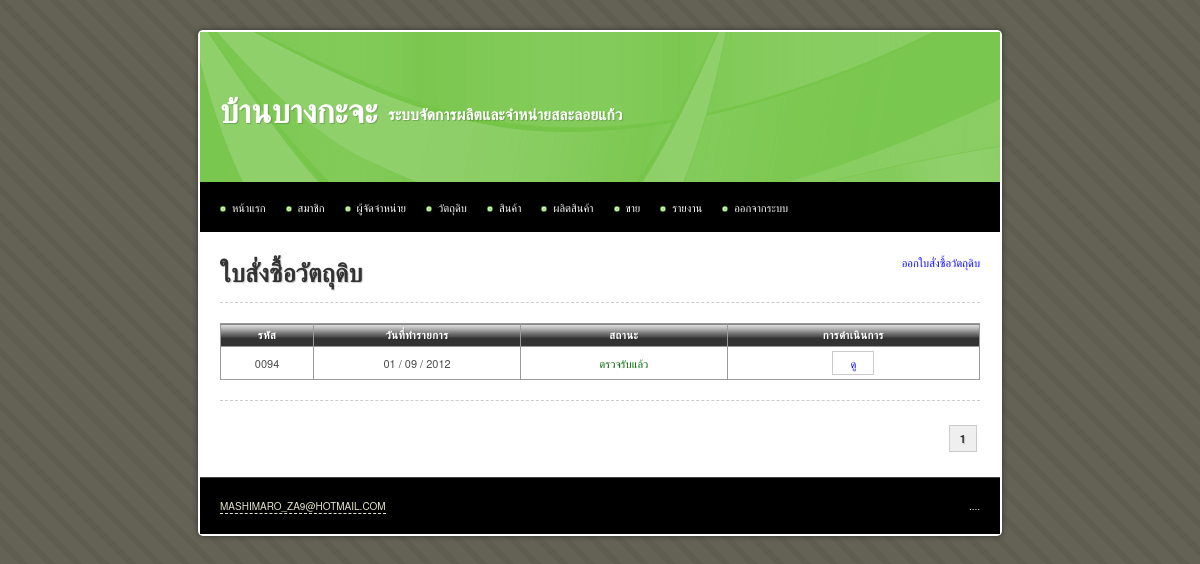
Page /main/material_order.php (signed in) on the earlier database version.
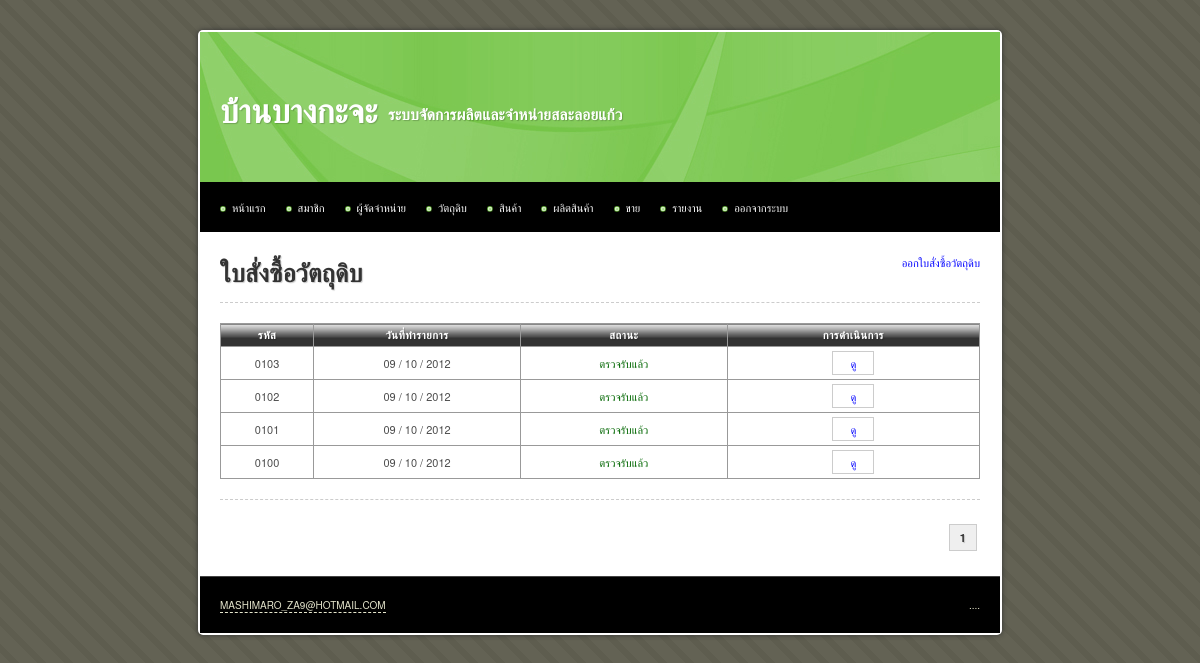
Same page on the later database version.
### tables this page shows
CREATE TABLE IF NOT EXISTS `material_order` (
  `id` int(10) unsigned NOT NULL AUTO_INCREMENT,
  `description` text,
  `date_create` date NOT NULL,
  `is_approve` tinyint(4) NOT NULL DEFAULT '0' COMMENT '0 = ยังไม่ได้ตรวจรับ, 1 = ตรวจรับแล้ว',
  PRIMARY KEY (`id`)
);

### iic_tools/helpers/iic_utilities_helper.php (called while the page is built, shortened)
<?php
function change_date_format($date, $old_separator = "-", $old_format = 'y-m-d', $new_separator = " / ", $new_format = "d-m-y")
{
	@list($_old_format_path1, $_old_format_path2, $_old_format_path3) = explode('-', $old_format);
	@list($_date_path[$_old_format_path1], $_date_path[$_old_format_path2], $_date_path[$_old_format_path3]) = explode($old_separator, $date);
	@list($_new_format_path1, $_new_format_path2, $_new_format_path3) = explode('-', $new_format);
	$_new_date = $_date_path[$_new_format_path1].$new_separator.$_date_path[$_new_format_path2].$new_separator.$_date_path[$_new_format_path3];
	return $_new_date;
}
function zero_fill($length, $data)
{
	while(strlen($data) < $length)
	{
		$data = '0'.$data;
	}
	return $data;
}

### main/material_order.php (the view, shortened to what this page needs)
<?php
$sql		= 'SELECT * FROM material_order';
$query		= mysql_query($sql) or die(mysql_error());
$total_rows = mysql_num_rows($query);
$rows_per_page = 10;
$limit_start = ($_GET['page'] - 1) * $rows_per_page;
$target = 'material_order.php?page=';
?>
<!DOCTYPE html PUBLIC "-//W3C//DTD XHTML 1.0 Transitional//EN" "http://www.w3.org/TR/xhtml1/DTD/xhtml1-transitional.dtd">
<html xmlns="http://www.w3.org/1999/xhtml">
<head>
<?php include("inc.css.php"); ?>
</head>
<body>
<div id="container">
	<?php include("inc.header.php"); ?>
	<div id="content">
		<a href="material_stock.php" class="float_r">ออกใบสั่งซื้อวัตถุดิบ</a>
		<h1>ใบสั่งซื้อวัตถุดิบ</h1>
		<hr />
			<table width="100%" border="1" align="center" cellpadding="5" cellspacing="0">
				<thead>
					<tr>
						<th width="30">รหัส</th>
						<th width="80">วันที่ทำรายการ</th>
						<th width="80">สถานะ</th>
						<th width="100">การดำเนินการ</th>
					</tr>
				</thead>
				<tbody>
					<?php
					$sql = 'SELECT *
							FROM material_order
							ORDER BY material_order.id DESC
							LIMIT '.$limit_start.', '.$rows_per_page;
					$query		= mysql_query($sql) or die(mysql_error());
					$query_rows	= mysql_num_rows($query);
					if($query_rows > 0)
					{
						while($data = mysql_fetch_array($query))
						{
							$status = ($data['is_approve'] == 0) ? '<span class="red">ยังไม่ได้ตรวจรับ</span>' : '<span class="green">ตรวจรับแล้ว</span>';
							$button_approve = ($data['is_approve'] == 0) ? '<a class="button" href="material_order_recive.php?id='.$data['id'].'">ตรวจรับ</a> <a class="button" href="material_order_delete.php?id='.$data['id'].'">ยกเลิก</a> ' : '';
							echo '	<tr>
										<td class="center">'.zero_fill(4, $data['id']).'</td>
										<td class="center">'.change_date_format($data['date_create']).'</td>
										<td class="center">'.$status.'</td>
										<td class="center nowarp">
											<a class="button" href="material_order_read.php?id='.$data['id'].'">ดู</a>
											'.$button_approve.'
										</td>
									</tr>';
						}
					}
					else
					{
						echo '<tr><td colspan="7" class="center">ไม่มีข้อมูล</td></tr>';
					}
					?>
				</tbody>
			</table>
		<hr />
		<div class="pagination">
			<?php echo get_pagination($total_rows, $target, $_GET['page'], $rows_per_page); ?>
		</div>
	</div>
	<?php include("inc.footer.php"); ?>
</div>
</body>
</html>

### main/inc.css.php
<link rel="stylesheet" type="text/css" href="../iic_tools/css/aristo/Aristo.css" />
<link rel="stylesheet" type="text/css" href="../iic_tools/css/iic_layout.css" />
<link rel="stylesheet" type="text/css" href="../iic_tools/css/iic_style.css" />
<link rel="stylesheet" type="text/css" href="../css/style.css" />

### main/inc.header.php (shortened to what this page needs)
<div id="header">
	<h1>บ้านบางกะจะ</h1>
	<h2>ระบบจัดการผลิตและจำหน่ายสละลอยแก้ว</h2>
</div>
<div id="menu">
	<ul>
		<li><a href="index.php">หน้าแรก</a></li>
		<li><a href="member.php">สมาชิก</a></li>
		<li><a href="supplier.php">ผู้จัดจำหน่าย</a></li>
		<li><a href="material.php">วัตถุดิบ</a>
			</li>
		<li><a href="product2.php">สินค้า</a>
		</li>
        <li><a href="production.php">ผลิตสินค้า</a>
		</li>
		<li><a href="product_retail_create.php">ขาย</a>
		</li>
		<li>
			<a href="#">รายงาน</a>
		</li>
		<li><a href="logout.php">ออกจากระบบ</a></li>
	</ul>
</div>

### iic_tools/helpers/iic_crud_helper.php (shortened to what this page needs)
<?php
function get_pagination($total_rows, $target, $current_page, $rows_per_page = 10)
{
	$_total_page = ceil($total_rows / $rows_per_page);
	$_pagination = '';
	$_loop = 1;
	while($_loop <= $_total_page)
	{
		if($_loop <= 3 || $_loop > ($_total_page - 3))
		{
			if($_loop == $current_page)
			{
				$_pagination .= '<strong>'.$_loop.'</strong>';
			}
			else
			{
				$_pagination .= '<a href="'.$target.$_loop.'" title="Page '.$_loop.'">&nbsp;'.$_loop.'&nbsp;</a>';
			}
		}
		$_loop++;
	}
	return $_pagination;
}

### main/inc.footer.php
<div id="footer">
	<p class="copyright"><a href="http://famfamfam.com/">mashimaro_za9@hotmail.com</a></p>
	<p class="links">....</p>
</div>

### iic_tools/css/iic_layout.css (style rules this page uses)
html, body, div, span, applet, object, iframe, h1, h2, h3, h4, h5, h6, p, blockquote, pre, a, abbr, acronym, address, big, cite, code, del, dfn, em, font, img, ins, kbd, q, s, samp, small, strike, strong, sub, sup, tt, var, b, u, i, center, dl, dt, dd, ol, ul, li, fieldset, form, label, legend, table, caption, tbody, tfoot, thead, tr, th, td { margin:0; padding:0; border:0; outline:0; font-size:100%; vertical-align:baseline; background:transparent }
ol, ul { list-style:none }
table { border-collapse:collapse; border-spacing:0 }
body { font: 14px/1.5 'Microsoft Sans Serif', 'Helvetica Neue', Arial, 'Liberation Sans', FreeSans, sans-serif }
hr { border:0 #ccc solid; border-top-width:1px; clear:both; height:0 }
h1 { font-size:25px }
h2 { font-size:23px }
li { margin-left:30px }
p, dl, hr, h1, h2, h3, h4, h5, h6, h7, ol, ul, pre, table, address, fieldset { margin-bottom:20px }

### iic_tools/css/iic_style.css (style rules this page uses)
.float_r { float: right; }
.center { text-align: center; }
.nowarp { white-space: nowrap; }
.green { color: #060; }
a:link { color: #00F; text-decoration: none; }
thead th { background-image: url(../img/bg_th.png); white-space: nowrap; }
a[class^=button] { color: #4F4F4F }
.pagination { float: right; margin: 8px 0px; text-align: right; }
.pagination strong, .pagination .current { border: 1px solid #CCC; background-color: #EFEFEF; padding: 5px 10px; margin: 0px 3px; }

### css/style.css (style rules this page uses)
body { margin: 30px 0px 20px 0px; padding: 0; background: #D7D7BD url(../images/img01.png) repeat; text-align: justify; line-height: 20px; font-size: 11px; color: #4C4C4C; }
h1, h2, h3, h4, h5, h6, th, b, strong { color: #333; letter-spacing: 0.25px; text-shadow: 1px 1px 1px rgba(0, 0, 0, 0.2); -moz-text-shadow: 1px 1px 1px rgba(0, 0, 0, 0.2); -webkit-text-shadow: 1px 1px 1px rgba(0, 0, 0, 0.2); }
hr { border-style: dashed; }
#container { background: #FFF; display: table; width: 800px; margin: auto; padding: 2px; border-radius: 5px; -moz-border-radius: 5px; -webkit-border-radius: 5px; box-shadow: 0px 0px 5px #333; -moz-box-shadow: 0px 0px 5px #333; -webkit-box-shadow: 0px 0px 5px #333; }
#content { background: #FFF; padding: 20px; }
#content h1 { margin-top: 10px; }
a.button { border: 1px solid #CCC; color: #00F; display: inline-block; margin: 3px 0px; min-width: 30px; padding: 1px 5px; }
table { border: 1px solid #000; border-collapse: collapse; width: 100% }
table td, table th { padding: 1px 5px; border: 1px solid #999; border-collapse: collapse; }
table th { background-color: #333; border: 1px solid #999; color: #FFF; text-align: center; letter-spacing: 0.5px; }
#header { height: 150px; margin: 0px auto; background: #FFAC16 url(../images/img03.jpg) left top; }
#header h1, #header h2 { margin: 0px; padding: 0; text-transform: uppercase; font-family: Arial, Helvetica, sans-serif; font-weight: bold; color: #FFFFFF; }
#header h1 { float: left; padding: 70px 10px 10px 20px; font-size: 3em; }
#header h2 { padding: 73px 10px 0px 0px; font-size: 1.4em; }
#menu { background: #000; height: 50px; line-height: 50px; margin: 0px auto; padding: 0 0 0 20px; }
#menu ul { margin: 0px; list-style: none; }
#menu ul li { float: left; margin-left: 0px; position: relative; }
#menu ul li a { display: block; border: none; background: url(../images/img05.jpg) no-repeat left 55%; padding: 0px 0px 0px 12px; margin-right: 20px; text-decoration: none; color: #FFFFFF; }
#footer { clear: both; height: 38px; margin: 0px auto; padding-top: 18px; border-top: 1px solid #444444; background: #000000; text-transform: uppercase; font-size: 10px; color: #E5E5CC; }
#footer .copyright { float: left; margin: 0px; padding-left: 20px; text-align: center; }
#footer .links { float: right; margin: 0px; padding-right: 20px; text-align: center; }
#footer a { border-bottom: 1px #E5E5CC dashed; text-decoration: none; color: #E5E5CC; }

Differences in the rows shown:
removed material_order: id "0094", date_create "01 / 09 / 2012", is_approve "ตรวจรับแล้ว"
added material_order: id "0103", date_create "09 / 10 / 2012", is_approve "ตรวจรับแล้ว"
added material_order: id "0102", date_create "09 / 10 / 2012", is_approve "ตรวจรับแล้ว"
added material_order: id "0101", date_create "09 / 10 / 2012", is_approve "ตรวจรับแล้ว"
added material_order: id "0100", date_create "09 / 10 / 2012", is_approve "ตรวจรับแล้ว"
